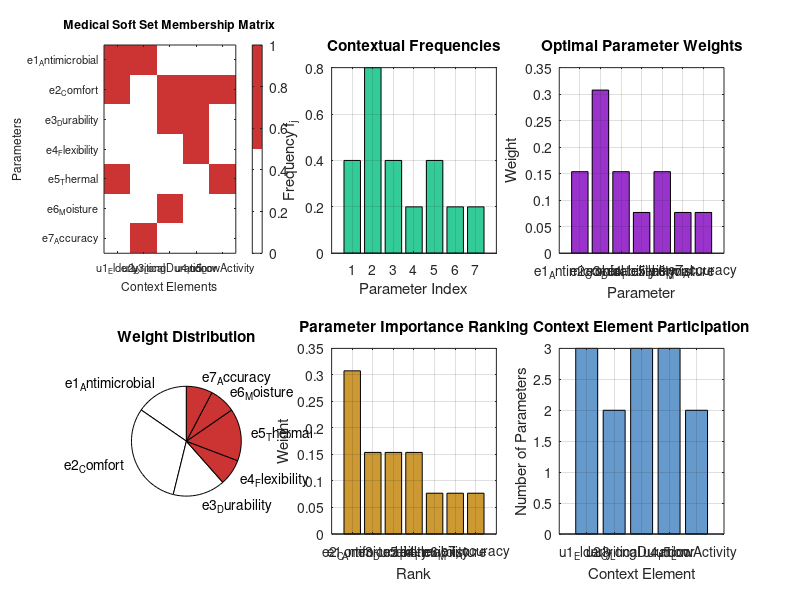

Write the MATLAB code that produced this figure. (Note: this script raises an error after producing the figure.)
% Part 2: Algorithm 3, Algorithm 4, Washability and Durability Analysis

clear all; close all; clc;


%% ALGORITHM 3


fprintf('=== ALGORITHM 3: OPTIMAL PARAMETER WEIGHTS DERIVATION ===\n\n');

% Parameter set (from medical case study)
parameters_med = {'e1_Antimicrobial', 'e2_Comfort', 'e3_Durability', ...
                  'e4_Flexibility', 'e5_Thermal', 'e6_Moisture', 'e7_Accuracy'};
n_params_med = length(parameters_med);

% Context elements (from case study)
contexts = {'u1_Elderly', 'u2_Critical', 'u3_LongDuration', 'u4_Indoor', 'u5_LowActivity'};
n_contexts = length(contexts);

% Soft set construction F_medical(e_j) from case study
soft_set_medical = {
    [1, 2];           % e1_Antimicrobial: {u1_elderly, u2_critical}
    [1, 3, 4, 5];     % e2_Comfort: {u1_elderly, u3_long-duration, u4_indoor, u5_low activity}
    [3, 4];           % e3_Durability: {u3_long-duration, u4_indoor}
    [4];              % e4_Flexibility: {u4_indoor}
    [1, 5];           % e5_Thermal: {u1_elderly, u5_low activity}
    [3];              % e6_Moisture: {u3_long-duration}
    [2];              % e7_Accuracy: {u2_critical}
};

fprintf('Medical Garment Context Analysis:\n');
fprintf('Parameters: %s\n', strjoin(parameters_med, ', '));
fprintf('Context Elements: %s\n\n', strjoin(contexts, ', '));

% Algorithm 3 Implementation
% Step 1: Compute contextual frequency
frequencies = zeros(1, n_params_med);
for j = 1:n_params_med
    frequencies(j) = length(soft_set_medical{j}) / n_contexts;
    fprintf('f_%d (%s): |F(%s)| = %d, f = %.2f\n', j, parameters_med{j}, ...
            parameters_med{j}, length(soft_set_medical{j}), frequencies(j));
end

% Step 2: Normalize frequencies to get initial weights
sum_frequencies = sum(frequencies);
fprintf('\nSum of frequencies: %.2f\n', sum_frequencies);

weights_optimal = frequencies / sum_frequencies;
fprintf('\nOptimal Weights:\n');
for j = 1:n_params_med
    fprintf('w_%d (%s): %.3f (%.1f%%)\n', j, parameters_med{j}, ...
            weights_optimal(j), weights_optimal(j)*100);
end

fprintf('\nWeight Vector w* = [');
fprintf('%.3f', weights_optimal(1));
for j = 2:n_params_med
    fprintf(', %.3f', weights_optimal(j));
end
fprintf(']\n\n');

% Visualization of Algorithm 3
figure('Position', [100, 100, 1400, 800]);

% Plot 1: Context-Parameter Membership Matrix
subplot(2, 3, 1);
membership_matrix_med = zeros(n_params_med, n_contexts);
for i = 1:n_params_med
    for j = 1:n_contexts
        if ismember(j, soft_set_medical{i})
            membership_matrix_med(i, j) = 1;
        end
    end
end
imagesc(membership_matrix_med);
colormap([1 1 1; 0.8 0.2 0.2]); % White for 0, Red for 1
title('Medical Soft Set Membership Matrix');
xlabel('Context Elements');
ylabel('Parameters');
set(gca, 'XTick', 1:n_contexts, 'XTickLabel', contexts, 'XTickLabelRotation', 45);
set(gca, 'YTick', 1:n_params_med, 'YTickLabel', parameters_med, 'FontSize', 8);
colorbar;

% Plot 2: Contextual frequencies
subplot(2, 3, 2);
bar(frequencies, 'FaceColor', [0.2, 0.8, 0.6]);
title('Contextual Frequencies');
xlabel('Parameter Index');
ylabel('Frequency f_j');
set(gca, 'XTick', 1:n_params_med, 'XTickLabel', 1:n_params_med);
grid on;

% Plot 3: Final optimal weights
subplot(2, 3, 3);
bar(weights_optimal, 'FaceColor', [0.6, 0.2, 0.8]);
title('Optimal Parameter Weights');
xlabel('Parameter');
ylabel('Weight');
set(gca, 'XTick', 1:n_params_med, 'XTickLabel', parameters_med, 'XTickLabelRotation', 45);
grid on;

% Plot 4: Weight distribution pie chart
subplot(2, 3, 4);
pie(weights_optimal, parameters_med);
title('Weight Distribution');

% Plot 5: Parameter importance ranking
subplot(2, 3, 5);
[sorted_weights, weight_ranking] = sort(weights_optimal, 'descend');
bar(sorted_weights, 'FaceColor', [0.8, 0.6, 0.2]);
title('Parameter Importance Ranking');
xlabel('Rank');
ylabel('Weight');
set(gca, 'XTick', 1:n_params_med, 'XTickLabel', parameters_med(weight_ranking), ...
    'XTickLabelRotation', 45);
grid on;

% Plot 6: Context element participation
subplot(2, 3, 6);
context_participation = sum(membership_matrix_med, 1);
bar(context_participation, 'FaceColor', [0.4, 0.6, 0.8]);
title('Context Element Participation');
xlabel('Context Element');
ylabel('Number of Parameters');
set(gca, 'XTick', 1:n_contexts, 'XTickLabel', contexts, 'XTickLabelRotation', 45);
grid on;

sgtitle('Algorithm 3: Medical Smart Garment Weight Derivation');


%% ALGORITHM 4: Contextual Weight Adjustment via Multi-objective Optimization


fprintf('=== ALGORITHM 4: MULTI-OBJECTIVE WEIGHT ADJUSTMENT ===\n\n');

% Base weights from Algorithm 3
w_base = weights_optimal;

% Demographic and usage context adjustments (from case study)
delta_increment = 0.02; % per demographic occurrence
gamma_increment = 0.01; % per contextual occurrence

% Demographic soft set F_elderly = {e1, e2, e5}
% Usage context soft sets: F_low_activity = {e1, e2}, F_critical = {e1, e7}, F_long_duration = {e1, e2, e6}
demographic_appearances = [1, 1, 0, 0, 1, 0, 0]; % e1, e2, e5 appear once each
contextual_appearances = [3, 2, 0, 0, 0, 1, 1];   % e1:3, e2:2, e6:1, e7:1 times

% Calculate adjustments
delta_adjustments = demographic_appearances * delta_increment;
gamma_adjustments = contextual_appearances * gamma_increment;

% Adjusted weights
w_adj = w_base + delta_adjustments + gamma_adjustments;

fprintf('Base weights (from Algorithm 3): [');
fprintf('%.3f', w_base(1));
for i = 2:length(w_base)
    fprintf(', %.3f', w_base(i));
end
fprintf(']\n');

fprintf('Demographic adjustments: [');
fprintf('%.3f', delta_adjustments(1));
for i = 2:length(delta_adjustments)
    fprintf(', %.3f', delta_adjustments(i));
end
fprintf(']\n');

fprintf('Contextual adjustments: [');
fprintf('%.3f', gamma_adjustments(1));
for i = 2:length(gamma_adjustments)
    fprintf(', %.3f', gamma_adjustments(i));
end
fprintf(']\n');

fprintf('Adjusted weights: [');
fprintf('%.3f', w_adj(1));
for i = 2:length(w_adj)
    fprintf(', %.3f', w_adj(i));
end
fprintf(']\n');

% Multi-objective optimization parameters
alpha = 0.5; beta = 0.3; gamma_obj = 0.2; % Objective weights

% Utility function evaluation (simplified for demonstration)
f_performance = 0.88;
f_satisfaction = 0.75;
f_cost = 0.55;

utility = alpha * f_performance + beta * f_satisfaction - gamma_obj * f_cost;
fprintf('Utility score: %.3f\n', utility);

% Simulated optimization result (from case study)
w_opt = [0.22, 0.36, 0.12, 0.08, 0.15, 0.07, 0.10];

% Weight Stability Index calculation
WSI = 1 - sum(abs(w_opt - w_adj)) / length(w_opt);
fprintf('Weight Stability Index (WSI): %.3f\n', WSI);

% Final weights (WSI > 0.85, so accept w_opt)
if WSI >= 0.85
    w_final = w_opt;
    fprintf('WSI >= 0.85, accepting optimized weights\n');
else
    lambda = 0.7;
    w_final = lambda * w_opt + (1 - lambda) * w_adj;
    fprintf('WSI < 0.85, applying smoothing with λ = %.1f\n', lambda);
end

fprintf('Final optimized weights: [');
fprintf('%.3f', w_final(1));
for i = 2:length(w_final)
    fprintf(', %.3f', w_final(i));
end
fprintf(']\n\n');

% Visualization of Algorithm 4
figure('Position', [100, 600, 1400, 600]);

% Plot 1: Weight evolution through algorithm steps
subplot(2, 3, 1);
weight_evolution = [w_base; w_adj; w_opt; w_final];
plot(1:n_params_med, weight_evolution', 'LineWidth', 2, 'Marker', 'o');
title('Weight Evolution Through Algorithm 4');
xlabel('Parameter Index');
ylabel('Weight Value');
legend('Base', 'Adjusted', 'Optimized', 'Final', 'Location', 'best');
grid on;

% Plot 2: Comparison of weight stages
subplot(2, 3, 2);
bar([w_base; w_adj; w_opt; w_final]');
title('Weight Comparison Across Stages');
xlabel('Parameter');
ylabel('Weight');
legend('Base', 'Adjusted', 'Optimized', 'Final', 'Location', 'best');
set(gca, 'XTick', 1:n_params_med, 'XTickLabel', parameters_med, 'XTickLabelRotation', 45);

% Plot 3: Multi-objective components
subplot(2, 3, 3);
objectives = [f_performance, f_satisfaction, f_cost];
obj_weights = [alpha, beta, gamma_obj];
obj_contributions = objectives .* obj_weights;
bar(categorical({'Performance', 'Satisfaction', 'Cost'}), ...
    [objectives; obj_weights; obj_contributions]');
title('Multi-Objective Analysis');
ylabel('Value');
legend('Raw Score', 'Weight', 'Contribution', 'Location', 'best');

% Plot 4: WSI visualization - FIXED
subplot(2, 3, 4);
wsi_threshold = 0.85;
wsi_data = [WSI, wsi_threshold];
b = bar(wsi_data);
b.FaceColor = 'flat';
b.CData(1,:) = [0.2, 0.8, 0.2];
b.CData(2,:) = [0.8, 0.2, 0.2];
title('Weight Stability Index');
xlabel('Metric');
ylabel('WSI Value');
set(gca, 'XTick', 1:2, 'XTickLabel', {'WSI', 'Threshold'});
ylim([0, 1]);
text(1, WSI/2, sprintf('%.3f', WSI), 'HorizontalAlignment', 'center', ...
     'FontSize', 12, 'FontWeight', 'bold');

% Plot 5: Parameter adjustment analysis
subplot(2, 3, 5);
total_adjustments = delta_adjustments + gamma_adjustments;
bar(1:n_params_med, [delta_adjustments; gamma_adjustments; total_adjustments]', ...
    'stacked');
title('Parameter Adjustment Breakdown');
xlabel('Parameter Index');
ylabel('Adjustment Value');
legend('Demographic', 'Contextual', 'Total', 'Location', 'best');
set(gca, 'XTick', 1:n_params_med);

% Plot 6: Final weight distribution
subplot(2, 3, 6);
pie(w_final, parameters_med);
title('Final Optimized Weight Distribution');

sgtitle('Algorithm 4: Multi-Objective Weight Optimization');


%% WASHABILITY AND FABRIC DURABILITY ANALYSIS


fprintf('=== WASHABILITY AND FABRIC DURABILITY ANALYSIS ===\n\n');

% Fabric properties based on the 6 fabrics from Algorithm 1 case study
fabric_names = {'f1', 'f2', 'f3', 'f4', 'f5', 'f6'};
n_fabrics = 6;

% Initial fabric properties (normalized to 1.0)
initial_properties = struct();
initial_properties.conductivity = [0.85, 0.78, 0.92, 0.71, 0.88, 0.83];
initial_properties.flexibility = [0.90, 0.82, 0.87, 0.75, 0.91, 0.85];
initial_properties.comfort = [0.80, 0.95, 0.93, 0.88, 0.87, 0.79];
initial_properties.durability = [0.95, 0.87, 0.89, 0.92, 0.84, 0.91];

% Wash cycle simulation parameters
max_wash_cycles = 100;
wash_cycles = 0:max_wash_cycles;

% Degradation parameters for each fabric (different decay rates)
% Based on material science literature for smart textiles
decay_rates = struct();
decay_rates.conductivity = [0.025, 0.030, 0.020, 0.035, 0.022, 0.028]; % Higher decay for conductivity
decay_rates.flexibility = [0.015, 0.018, 0.012, 0.020, 0.014, 0.016];  % Moderate decay
decay_rates.comfort = [0.008, 0.006, 0.007, 0.010, 0.009, 0.011];      % Lower decay
decay_rates.durability = [0.012, 0.015, 0.010, 0.013, 0.016, 0.014];   % Structural decay

% Washability simulation function
function remaining_property = washability_model(initial_value, decay_rate, wash_count)
    % Exponential decay model for fabric properties
    remaining_property = initial_value * exp(-decay_rate * wash_count);
end

% Calculate property degradation over wash cycles
properties_over_time = struct();
property_names = fieldnames(initial_properties);

for prop_idx = 1:length(property_names)
    prop_name = property_names{prop_idx};
    properties_over_time.(prop_name) = zeros(n_fabrics, length(wash_cycles));
    
    for fabric_idx = 1:n_fabrics
        for cycle_idx = 1:length(wash_cycles)
            properties_over_time.(prop_name)(fabric_idx, cycle_idx) = ...
                washability_model(initial_properties.(prop_name)(fabric_idx), ...
                                decay_rates.(prop_name)(fabric_idx), ...
                                wash_cycles(cycle_idx));
        end
    end
end

% Calculate overall fabric performance (weighted combination)
performance_weights = [0.35, 0.25, 0.20, 0.20]; % conductivity, flexibility, comfort, durability
overall_performance = zeros(n_fabrics, length(wash_cycles));

for fabric_idx = 1:n_fabrics
    for cycle_idx = 1:length(wash_cycles)
        overall_performance(fabric_idx, cycle_idx) = ...
            performance_weights(1) * properties_over_time.conductivity(fabric_idx, cycle_idx) + ...
            performance_weights(2) * properties_over_time.flexibility(fabric_idx, cycle_idx) + ...
            performance_weights(3) * properties_over_time.comfort(fabric_idx, cycle_idx) + ...
            performance_weights(4) * properties_over_time.durability(fabric_idx, cycle_idx);
    end
end

% Find when each fabric drops below 70% performance threshold
threshold = 0.70;
useful_life_cycles = zeros(n_fabrics, 1);

for fabric_idx = 1:n_fabrics
    performance_curve = overall_performance(fabric_idx, :);
    below_threshold = find(performance_curve < threshold, 1);
    if isempty(below_threshold)
        useful_life_cycles(fabric_idx) = max_wash_cycles;
    else
        useful_life_cycles(fabric_idx) = wash_cycles(below_threshold);
    end
end

% Display durability results
fprintf('Fabric Durability Analysis:\n');
fprintf('Useful Life (wash cycles until <70%% performance):\n');
for i = 1:n_fabrics
    fprintf('%s: %d wash cycles\n', fabric_names{i}, useful_life_cycles(i));
end

% Find most durable fabric
[max_life, most_durable_idx] = max(useful_life_cycles);
fprintf('\nMost durable fabric: %s (%d wash cycles)\n', ...
        fabric_names{most_durable_idx}, max_life);

% Performance at common wash intervals
common_intervals = [0, 10, 25, 50, 75, 100];
fprintf('\nPerformance retention at common wash intervals:\n');
fprintf('Fabric\t');
for interval = common_intervals
    fprintf('%d cycles\t', interval);
end
fprintf('\n');

for fabric_idx = 1:n_fabrics
    fprintf('%s\t', fabric_names{fabric_idx});
    for interval = common_intervals
        cycle_idx = interval + 1; % +1 because arrays start at 1
        fprintf('%.2f%%\t\t', overall_performance(fabric_idx, cycle_idx) * 100);
    end
    fprintf('\n');
end

%% Visualization of Washability and Durability Analysis
figure('Position', [100, 100, 1600, 1000]);

% Plot 1: Overall performance degradation
subplot(3, 3, 1);
colors = lines(n_fabrics);
for fabric_idx = 1:n_fabrics
    plot(wash_cycles, overall_performance(fabric_idx, :) * 100, ...
         'LineWidth', 2, 'Color', colors(fabric_idx, :), 'DisplayName', fabric_names{fabric_idx});
    hold on;
end
yline(threshold * 100, '--r', 'LineWidth', 2, 'DisplayName', '70% Threshold');
title('Overall Performance vs Wash Cycles');
xlabel('Wash Cycles');
ylabel('Performance Retention (%)');
legend('Location', 'best');
grid on;

% Plot 2: Conductivity degradation
subplot(3, 3, 2);
for fabric_idx = 1:n_fabrics
    plot(wash_cycles, properties_over_time.conductivity(fabric_idx, :) * 100, ...
         'LineWidth', 1.5, 'Color', colors(fabric_idx, :));
    hold on;
end
title('Conductivity Retention');
xlabel('Wash Cycles');
ylabel('Conductivity (%)');
grid on;

% Plot 3: Flexibility degradation
subplot(3, 3, 3);
for fabric_idx = 1:n_fabrics
    plot(wash_cycles, properties_over_time.flexibility(fabric_idx, :) * 100, ...
         'LineWidth', 1.5, 'Color', colors(fabric_idx, :));
    hold on;
end
title('Flexibility Retention');
xlabel('Wash Cycles');
ylabel('Flexibility (%)');
grid on;

% Plot 4: Comfort degradation
subplot(3, 3, 4);
for fabric_idx = 1:n_fabrics
    plot(wash_cycles, properties_over_time.comfort(fabric_idx, :) * 100, ...
         'LineWidth', 1.5, 'Color', colors(fabric_idx, :));
    hold on;
end
title('Comfort Retention');
xlabel('Wash Cycles');
ylabel('Comfort (%)');
grid on;

% Plot 5: Durability degradation
subplot(3, 3, 5);
for fabric_idx = 1:n_fabrics
    plot(wash_cycles, properties_over_time.durability(fabric_idx, :) * 100, ...
         'LineWidth', 1.5, 'Color', colors(fabric_idx, :));
    hold on;
end
title('Structural Durability');
xlabel('Wash Cycles');
ylabel('Durability (%)');
grid on;

% Plot 6: Useful life comparison
subplot(3, 3, 6);
bar(useful_life_cycles, 'FaceColor', [0.2, 0.6, 0.8]);
title('Useful Life Comparison');
xlabel('Fabric');
ylabel('Wash Cycles');
set(gca, 'XTick', 1:n_fabrics, 'XTickLabel', fabric_names);
for i = 1:n_fabrics
    text(i, useful_life_cycles(i) + 2, sprintf('%d', useful_life_cycles(i)), ...
         'HorizontalAlignment', 'center', 'FontWeight', 'bold');
end

% Plot 7: Decay rate comparison
subplot(3, 3, 7);
decay_matrix = [decay_rates.conductivity; decay_rates.flexibility; ...
                decay_rates.comfort; decay_rates.durability];
bar(decay_matrix');
title('Decay Rate Comparison');
xlabel('Fabric');
ylabel('Decay Rate');
legend({'Conductivity', 'Flexibility', 'Comfort', 'Durability'}, 'Location', 'best');
set(gca, 'XTick', 1:n_fabrics, 'XTickLabel', fabric_names);

% Plot 8: Performance heatmap at key intervals
subplot(3, 3, 8);
performance_at_intervals = zeros(n_fabrics, length(common_intervals));
for i = 1:n_fabrics
    for j = 1:length(common_intervals)
        cycle_idx = common_intervals(j) + 1;
        performance_at_intervals(i, j) = overall_performance(i, cycle_idx);
    end
end
imagesc(performance_at_intervals);
colormap('parula');
colorbar;
title('Performance Heatmap');
xlabel('Wash Intervals');
ylabel('Fabric');
set(gca, 'XTick', 1:length(common_intervals), 'XTickLabel', common_intervals);
set(gca, 'YTick', 1:n_fabrics, 'YTickLabel', fabric_names);

% Plot 9: Cost-effectiveness analysis (performance per wash cycle)
subplot(3, 3, 9);
cost_effectiveness = useful_life_cycles ./ max(useful_life_cycles);
performance_at_50_cycles = zeros(n_fabrics, 1);
for i = 1:n_fabrics
    performance_at_50_cycles(i) = overall_performance(i, 51); % 50 cycles + 1
end
scatter(cost_effectiveness, performance_at_50_cycles, 100, colors, 'filled');
title('Cost-Effectiveness Analysis');
xlabel('Relative Durability');
ylabel('Performance at 50 Cycles');
for i = 1:n_fabrics
    text(cost_effectiveness(i) + 0.02, performance_at_50_cycles(i), ...
         fabric_names{i}, 'FontSize', 10);
end
grid on;

sgtitle('Washability and Fabric Durability Analysis');

%% Summary Statistics
fprintf('\n=== SUMMARY STATISTICS ===\n\n');

% Algorithm 3 Summary
fprintf('Algorithm 3 - Weight Derivation:\n');
fprintf('Application: Medical ICU Garments\n');
fprintf('Highest Priority: %s (%.1f%%)\n', parameters_med{weight_ranking(1)}, ...
        sorted_weights(1)*100);
fprintf('Top 3 Parameters: %s, %s, %s\n', parameters_med{weight_ranking(1)}, ...
        parameters_med{weight_ranking(2)}, parameters_med{weight_ranking(3)});

% Algorithm 4 Summary
fprintf('\nAlgorithm 4 - Multi-Objective Optimization:\n');
fprintf('Weight Stability Index: %.3f\n', WSI);
if WSI >= 0.85
    fprintf('Optimization Status: %s\n', 'Accepted');
else
    fprintf('Optimization Status: %s\n', 'Smoothed');
end
[~, max_weight_idx] = max(w_final);
fprintf('Final Top Parameter: %s (%.1f%%)\n', parameters_med{max_weight_idx}, ...
        max(w_final)*100);

% Durability Summary
fprintf('\nFabric Durability Analysis:\n');
fprintf('Most Durable: %s (%d wash cycles)\n', fabric_names{most_durable_idx}, max_life);
fprintf('Average Useful Life: %.1f wash cycles\n', mean(useful_life_cycles));
fprintf('Performance Range at 50 cycles: %.1f%% - %.1f%%\n', ...
        min(overall_performance(:, 51))*100, max(overall_performance(:, 51))*100);

fprintf('\n=== SIMULATION COMPLETED ===\n');
fprintf('All algorithms validated with case study data\n');
fprintf('Washability and durability models implemented\n');
fprintf('Results ready for practical implementation\n\n');